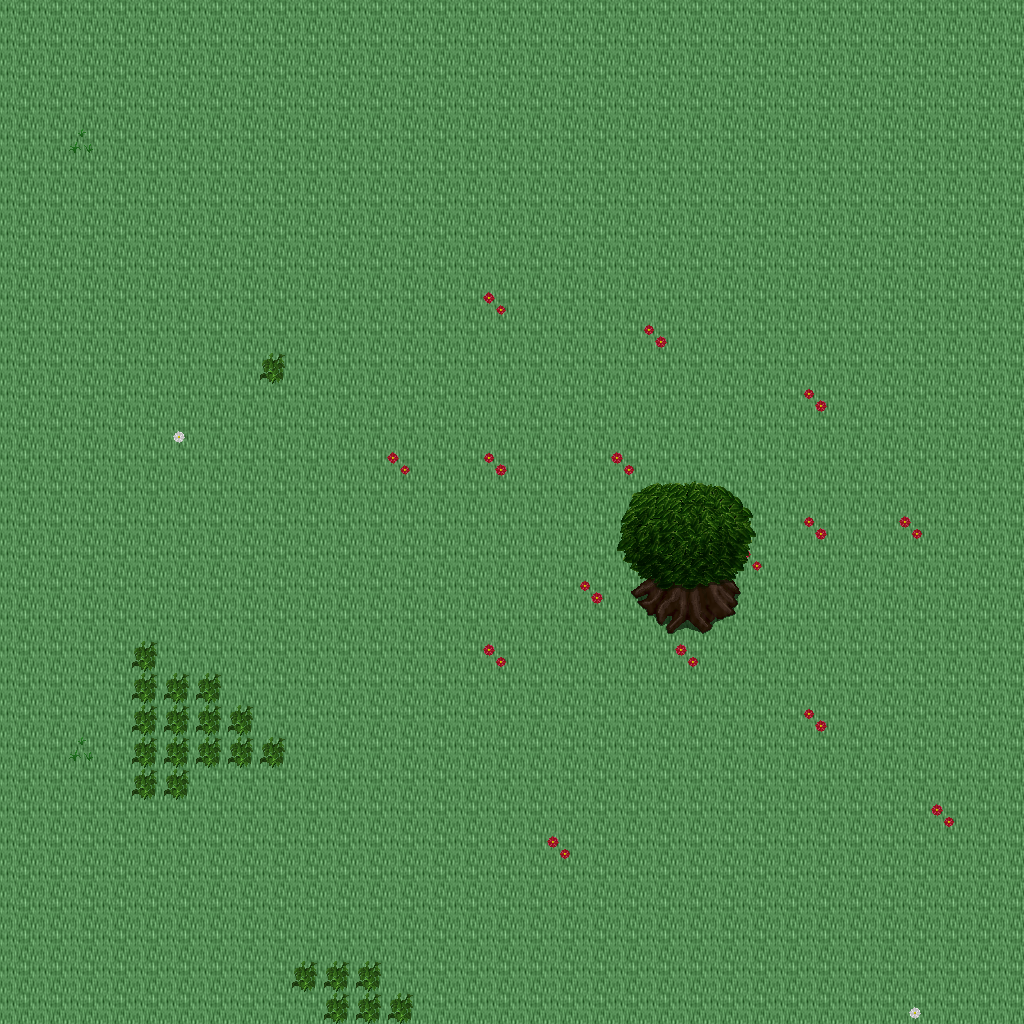

This is a level from a 2D game, rendered from its Tiled map with the project's own tilesets. A one-line summary and the map file follow, with tile-layer data summarised:
An orthogonal 32x32 tile map with 32x32 px tiles, 5 tile layers (Ground, Objects, Objects2, Above, ...), 1 hidden layer not drawn, 38 tilesets.

<map version="1.10" tiledversion="1.11.0" orientation="orthogonal" renderorder="right-down" width="32" height="32" tilewidth="32" tileheight="32" infinite="0" nextlayerid="11" nextobjectid="1">
 <tileset firstgid="1" name="ground_ground" tilewidth="32" tileheight="32" tilecount="33" columns="3">
  <image source="../drawable/ground_ground.png" width="96" height="352" />
 </tileset>
 <tileset firstgid="34" name="ground_brown_paving" tilewidth="32" tileheight="32" tilecount="2" columns="2">
  <image source="../drawable/ground_brown_paving.png" width="64" height="32" />
 </tileset>
 <tileset firstgid="36" name="plant_leaves" tilewidth="32" tileheight="32" tilecount="8" columns="4">
  <image source="../drawable/plant_leaves.png" width="128" height="64" />
 </tileset>
 <tileset firstgid="44" name="plant_grasses" tilewidth="32" tileheight="32" tilecount="6" columns="3">
  <image source="../drawable/plant_grasses.png" width="96" height="64" />
 </tileset>
 <tileset firstgid="50" name="plant_flower_daisy_white" tilewidth="32" tileheight="32" tilecount="8" columns="2">
  <image source="../drawable/plant_flower_daisy_white.png" width="64" height="128" />
 </tileset>
 <tileset firstgid="58" name="ground_grass_edges" tilewidth="32" tileheight="32" tilecount="36" columns="12">
  <image source="../drawable/ground_grass_edges.png" width="384" height="96" />
 </tileset>
 <tileset firstgid="94" name="building_wall_wall_brown" tilewidth="32" tileheight="32" tilecount="12" columns="3">
  <image source="../drawable/building_wall_wall_brown.png" width="96" height="128" />
 </tileset>
 <tileset firstgid="106" name="ground_square_patch" tilewidth="32" tileheight="32" tilecount="9" columns="3">
  <image source="../drawable/ground_square_patch.png" width="96" height="96" />
 </tileset>
 <tileset firstgid="115" name="plant_flower_daisy_red" tilewidth="32" tileheight="32" tilecount="8" columns="2">
  <image source="../drawable/plant_flower_daisy_red.png" width="64" height="128" />
 </tileset>
 <tileset firstgid="123" name="plant_bush_bushes" tilewidth="32" tileheight="32" tilecount="10" columns="5">
  <image source="../drawable/plant_bush_bushes.png" width="160" height="64" />
 </tileset>
 <tileset firstgid="133" name="building_fence_fence_chunky" tilewidth="32" tileheight="32" tilecount="21" columns="3">
  <image source="../drawable/building_fence_fence_chunky.png" width="96" height="224" />
 </tileset>
 <tileset firstgid="154" name="plant_tree_tree_darkgreen" tilewidth="32" tileheight="32" tilecount="88" columns="8">
  <image source="../drawable/plant_tree_tree_darkgreen.png" width="256" height="352" />
 </tileset>
 <tileset firstgid="242" name="ground_rock_pebbles" tilewidth="32" tileheight="32" tilecount="3" columns="1">
  <image source="../drawable/ground_rock_pebbles.png" width="32" height="96" />
 </tileset>
 <tileset firstgid="245" name="building_door_door_n" tilewidth="32" tileheight="32" tilecount="6" columns="3">
  <image source="../drawable/building_door_door_n.png" width="96" height="64" />
 </tileset>
 <tileset firstgid="251" name="item_postbox_2" tilewidth="32" tileheight="32" tilecount="2" columns="1">
  <image source="../drawable/item_postbox_2.png" width="32" height="64" />
 </tileset>
 <tileset firstgid="253" name="building_decoration_banner" tilewidth="32" tileheight="32" tilecount="12" columns="1">
  <image source="../drawable/building_decoration_banner.png" width="32" height="384" />
 </tileset>
 <tileset firstgid="265" name="building_door_closed" tilewidth="32" tileheight="32" tilecount="1" columns="1">
  <image source="../drawable/building_door_closed.png" width="32" height="32" />
 </tileset>
 <tileset firstgid="266" name="building_window_window_right" tilewidth="32" tileheight="32" tilecount="2" columns="2">
  <image source="../drawable/building_window_window_right.png" width="64" height="32" />
 </tileset>
 <tileset firstgid="268" name="item_pot_barrel" tilewidth="32" tileheight="32" tilecount="2" columns="1">
  <image source="../drawable/item_pot_barrel.png" width="32" height="64" />
 </tileset>
 <tileset firstgid="270" name="building_window_window_long" tilewidth="32" tileheight="32" tilecount="3" columns="3">
  <image source="../drawable/building_window_window_long.png" width="96" height="32" />
 </tileset>
 <tileset firstgid="273" name="building_window_window_left" tilewidth="32" tileheight="32" tilecount="2" columns="2">
  <image source="../drawable/building_window_window_left.png" width="64" height="32" />
 </tileset>
 <tileset firstgid="275" name="building_roof_blue" tilewidth="32" tileheight="32" tilecount="20" columns="5">
  <image source="../drawable/building_roof_blue.png" width="160" height="128" />
 </tileset>
 <tileset firstgid="295" name="building_roof_red" tilewidth="32" tileheight="32" tilecount="20" columns="5">
  <image source="../drawable/building_roof_red.png" width="160" height="128" />
 </tileset>
 <tileset firstgid="315" name="building_wall_bricked_edges" tilewidth="32" tileheight="32" tilecount="25" columns="5">
  <image source="../drawable/building_wall_bricked_edges.png" width="160" height="160" />
 </tileset>
 <tileset firstgid="340" name="building_wall_earthen_3" tilewidth="32" tileheight="32" tilecount="28" columns="4">
  <image source="../drawable/building_wall_earthen_3.png" width="128" height="224" />
 </tileset>
 <tileset firstgid="368" name="building_decoration_chimney" tilewidth="32" tileheight="32" tilecount="2" columns="1">
  <image source="../drawable/building_decoration_chimney.png" width="32" height="64" />
 </tileset>
 <tileset firstgid="370" name="logic_creature_rodent" tilewidth="32" tileheight="32" tilecount="8" columns="8">
  <image source="../drawable/logic_creature_rodent.png" width="256" height="32" />
 </tileset>
 <tileset firstgid="378" name="logic_item_sheepfood" tilewidth="32" tileheight="32" tilecount="1" columns="1">
  <image source="../drawable/logic_item_sheepfood.png" width="32" height="32" />
 </tileset>
 <tileset firstgid="379" name="logic_item_vegetable" tilewidth="32" tileheight="32" tilecount="16" columns="8">
  <image source="../drawable/logic_item_vegetable.png" width="256" height="64" />
 </tileset>
 <tileset firstgid="395" name="logic_creature_gnome" tilewidth="32" tileheight="32" tilecount="6" columns="6">
  <image source="../drawable/logic_creature_gnome.png" width="192" height="32" />
 </tileset>
 <tileset firstgid="401" name="logic_item_corn" tilewidth="32" tileheight="32" tilecount="5" columns="5">
  <image source="../drawable/logic_item_corn.png" width="160" height="32" />
 </tileset>
 <tileset firstgid="406" name="logic_collision" tilewidth="32" tileheight="32" tilecount="1" columns="1">
  <image source="../drawable/logic_collision.png" width="32" height="32" />
 </tileset>
 <tileset firstgid="407" name="building_decoration_mill_sail" tilewidth="32" tileheight="32" tilecount="4" columns="2">
  <image source="../drawable/building_decoration_mill_sail.png" width="64" height="64" />
 </tileset>
 <tileset firstgid="411" name="ground_green_paving" tilewidth="32" tileheight="32" tilecount="18" columns="3">
  <image source="../drawable/ground_green_paving.png" width="96" height="192" />
 </tileset>
 <tileset firstgid="429" name="light_light_5x5" tilewidth="32" tileheight="32" tilecount="25" columns="5">
  <image source="../drawable/light_light_5x5.png" width="160" height="160" />
 </tileset>
 <tileset firstgid="454" name="furniture_light_small_oil_lamp" tilewidth="32" tileheight="32" tilecount="8" columns="2">
  <image source="../drawable/furniture_light_small_oil_lamp.png" width="64" height="128" />
 </tileset>
 <tileset firstgid="462" name="logic_creature_reptile" tilewidth="32" tileheight="32" tilecount="7" columns="7">
  <image source="../drawable/logic_creature_reptile.png" width="224" height="32" />
 </tileset>
 <tileset firstgid="469" name="logic_creature_fowl" tilewidth="32" tileheight="32" tilecount="6" columns="6">
  <image source="../drawable/logic_creature_fowl.png" width="192" height="32" />
 </tileset>
 <layer id="1" name="Ground" width="32" height="32">
  <data>[1024 cells, 1024 non-empty, 1 distinct tile ids]</data>
 </layer>
 <layer id="2" name="Objects" width="32" height="32">
  <data>[1024 cells, 19 non-empty, 5 distinct tile ids]</data>
 </layer>
 <layer id="3" name="Objects2" width="32" height="32">
  <data>[1024 cells, 27 non-empty, 6 distinct tile ids]</data>
 </layer>
 <layer id="4" name="Above" width="32" height="32">
  <data>[1024 cells, 18 non-empty, 18 distinct tile ids]</data>
 </layer>
 <layer id="5" name="Above2" width="32" height="32">
  <data>[1024 cells, 0 non-empty, 0 distinct tile ids]</data>
 </layer>
 <layer id="6" name="Walkable" width="32" height="32" visible="0">
  <data>[1024 cells, 28 non-empty, 1 distinct tile ids]</data>
 </layer>
 <objectgroup id="7" name="Mapevents" />
 <objectgroup id="8" name="Spawn" />
 <objectgroup id="9" name="Keys" />
 <objectgroup id="10" name="Replace" />
</map>
